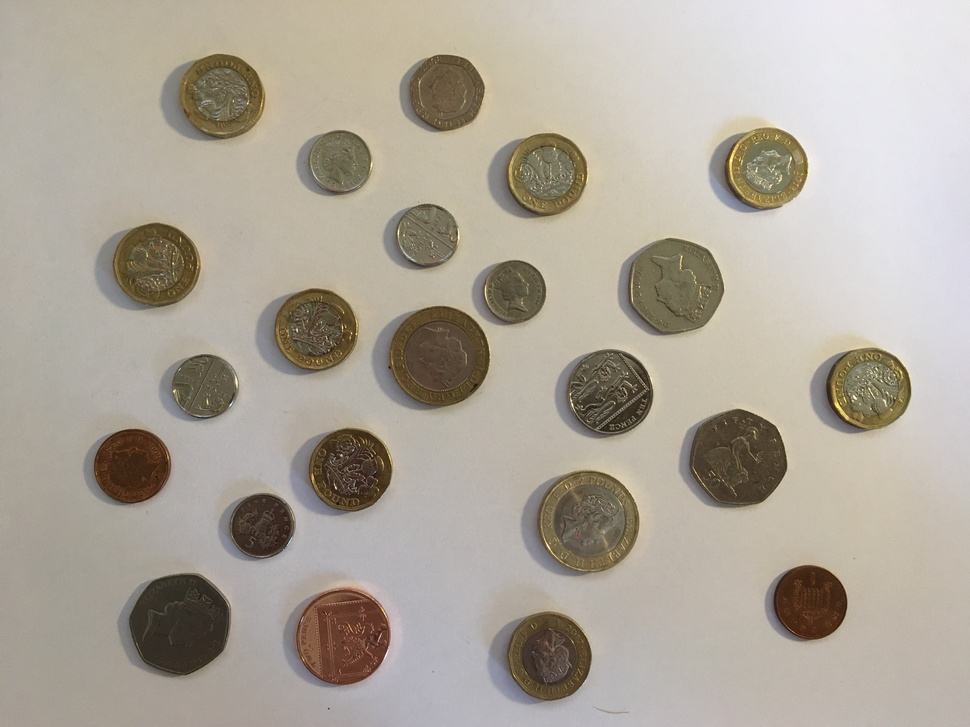
%> input picture money_easy.jpg, 970 x 727 px, shrunk from 4032 x 3024 before the run
$ octave Q5_draft.m   (GNU Octave 9; MATLAB toolbox functions it lacks are replaced by stand-ins)
%> lines starting %> are read from the running program, lines starting %| are printed output that depends on the picture; in (x1, y1, x2, y2) boxes, pixels count from 0 and x2, y2 are one past the last pixel; in counts of white or black regions, pixels touching at a corner belong together; the program's own positions count from 1
clc;
saveplace = 'Q5/';

I = imread('money_easy.jpg');
%> I is the input picture: size 727x970x3 uint8; mean R, G, B 173.6, 166.1, 154.4
imwrite(I, [saveplace 'Step1.png']);

Im = rgb2gray(I);
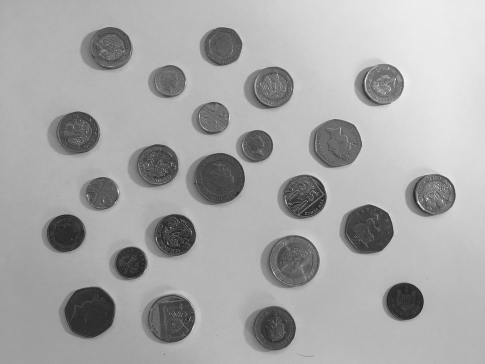
%> Im: size 727x970 uint8 (shown at 1/2 size); min 10, max 252, mean 167
imwrite(Im, [saveplace 'Step2.png']);

% Im = filter2(fspecial('average', 5),Im)/255;
Im = imfilter(Im, fspecial('average', [12 12]));
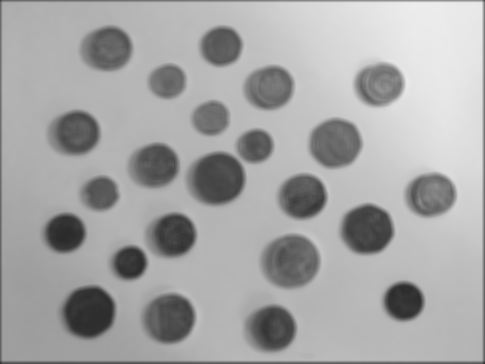
%> Im: size 727x970 uint8 (shown at 1/2 size); min 42, max 236, mean 165.7
figure, imshow(Im), title('f');

coin = imbinarize(Im);
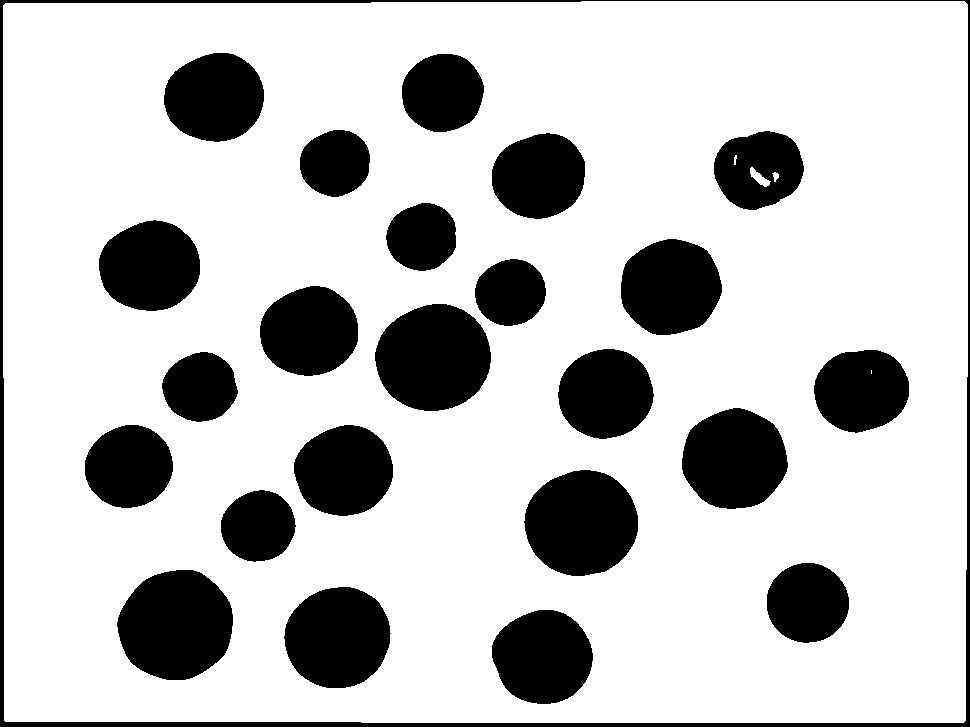
%> coin: size 727x970 logical; 77.5% white; 24 black regions, largest, box (x1, y1, x2, y2) and area: (0, 0, 970, 727) 10620, (117, 570, 233, 680) 9907, (375, 304, 491, 411) 9668
imwrite(coin, [saveplace 'Step3_1.png']);
coin = 1-coin;
imwrite(coin, [saveplace 'Step3_2.png']);

cfil = imfill(coin, 'holes');
%> cfil: size 727x970 double; every value is 1
imwrite(cfil, [saveplace 'Step4.png']);

% [13 lines of commented-out code are left out]

[L, N] = bwlabel(double(cfil));
%> N = 1
prop = regionprops(L, 'Area', 'Centroid');
%> prop = 1 region; Area and Centroid: 705190 [485.5 364]

figure, imshow(I);

totalCent = 0;

for n = 1 : size(prop, 1)
    cent = prop(n).Centroid;
    X = cent(1);
    Y = cent(2);
    if prop(n).Area > 50
        text(X-10, Y, '5C')
        totalCent = totalCent + 5;
    else
        totalCent = totalCent + 10;
        text(X-10, Y, '10C');
    end
end
%> this loop made 1 pass
%> (X, Y, totalCent) on pass 1: (485.5, 364, 5)

title(['The number of coins: ' num2str(N) ' Total of money: ' num2str(totalCent) ' Cents']);
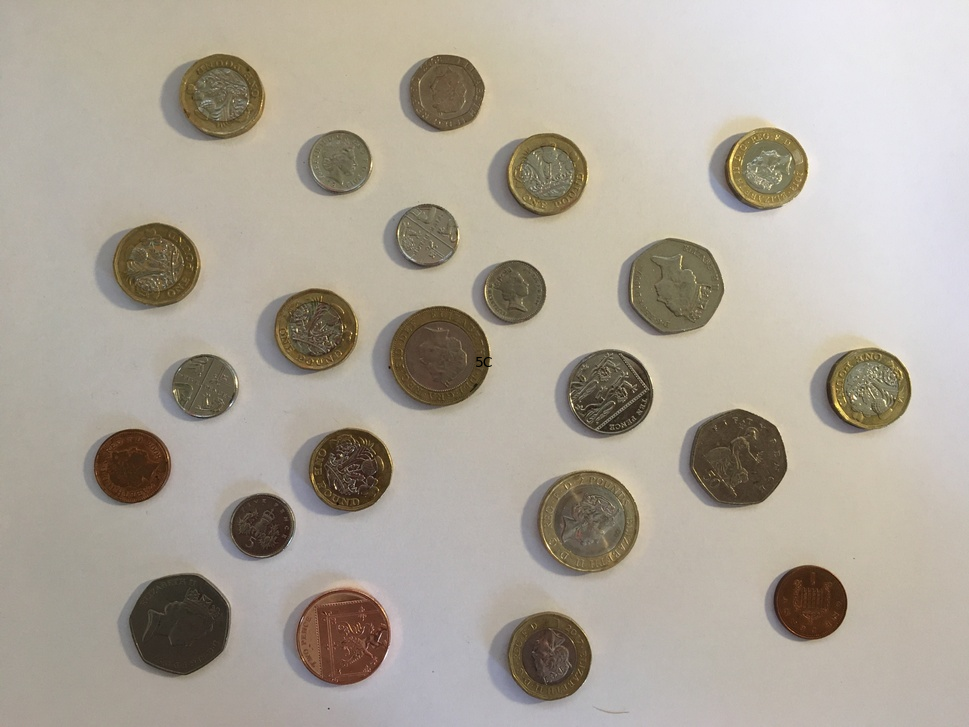
%> figure redrawn from the program's plot data; its title reads 'The number of coins: 1 Total of money: 5 Cents'

$ run again, with money_extreme.jpg copied over money_easy.jpg
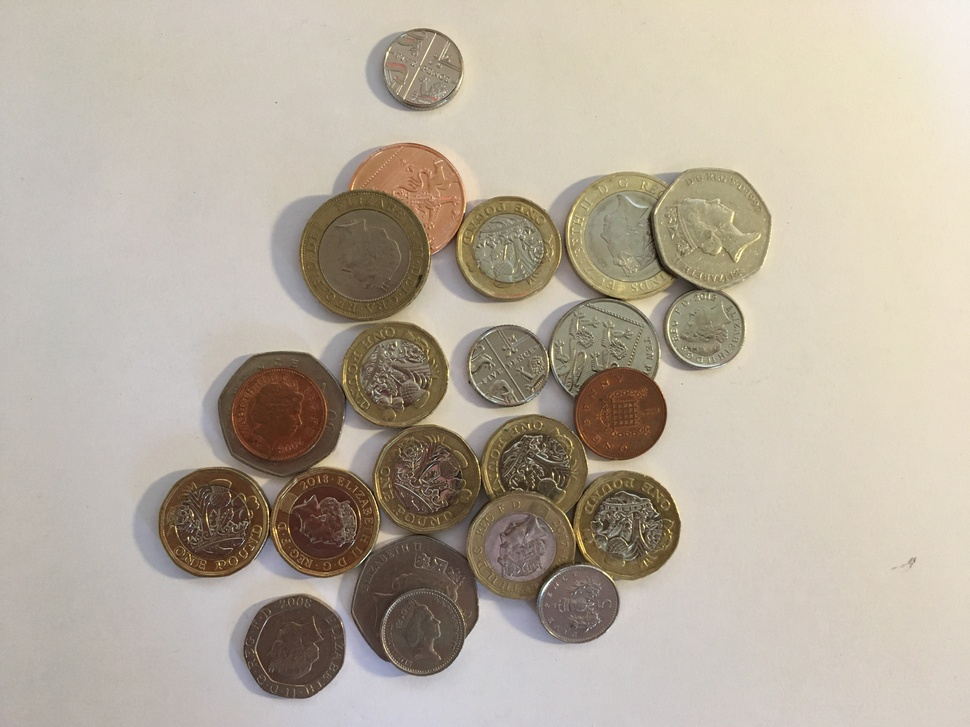
%> input picture money_extreme.jpg, 970 x 727 px, shrunk from 4032 x 3024 before the run
%> I is the input picture: size 727x970x3 uint8; mean R, G, B 183.6, 173.5, 159
%> `coin = imbinarize(Im);`:
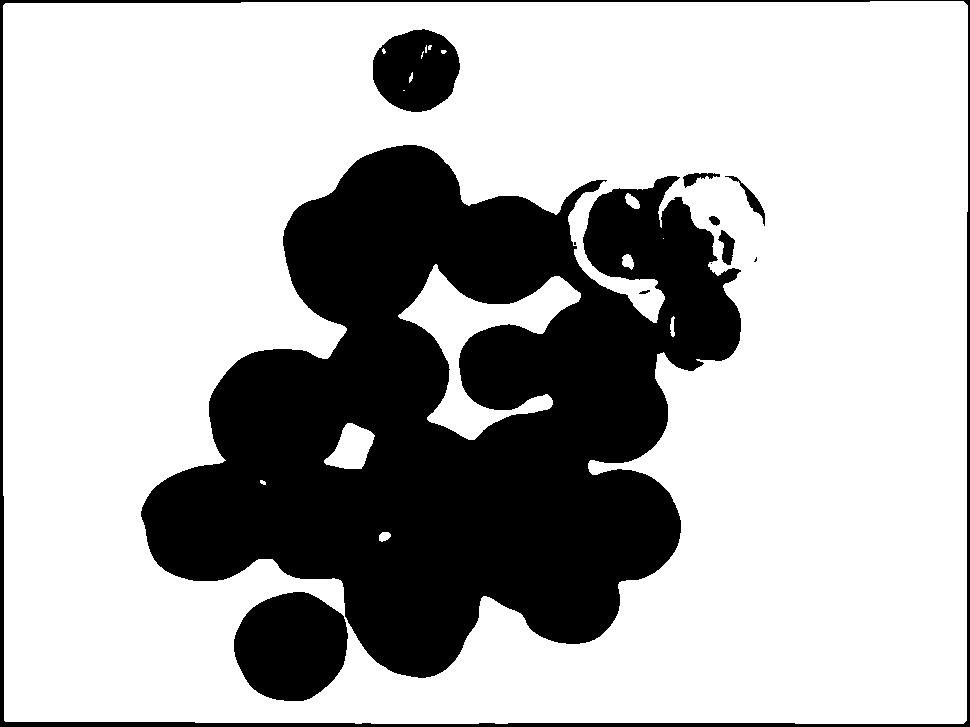
%> coin: size 727x970 logical; 70.7% white; 12 black regions (3 under 20 px), largest, box (x1, y1, x2, y2) and area: (141, 145, 741, 678) 180363, (0, 0, 970, 727) 10214, (234, 592, 348, 701) 9661
%> cfil: size 727x970 double; every value is 1
%> N = 1
%> prop = 1 region; Area and Centroid: 705190 [485.5 364]
%> the loop `for n = 1 : size(prop, 1)` made 1 pass
%> (X, Y, totalCent) on pass 1: (485.5, 364, 5)
%> `title(['The number of coins: ' num2str(N) ' Total of money: ' num2str(..`:
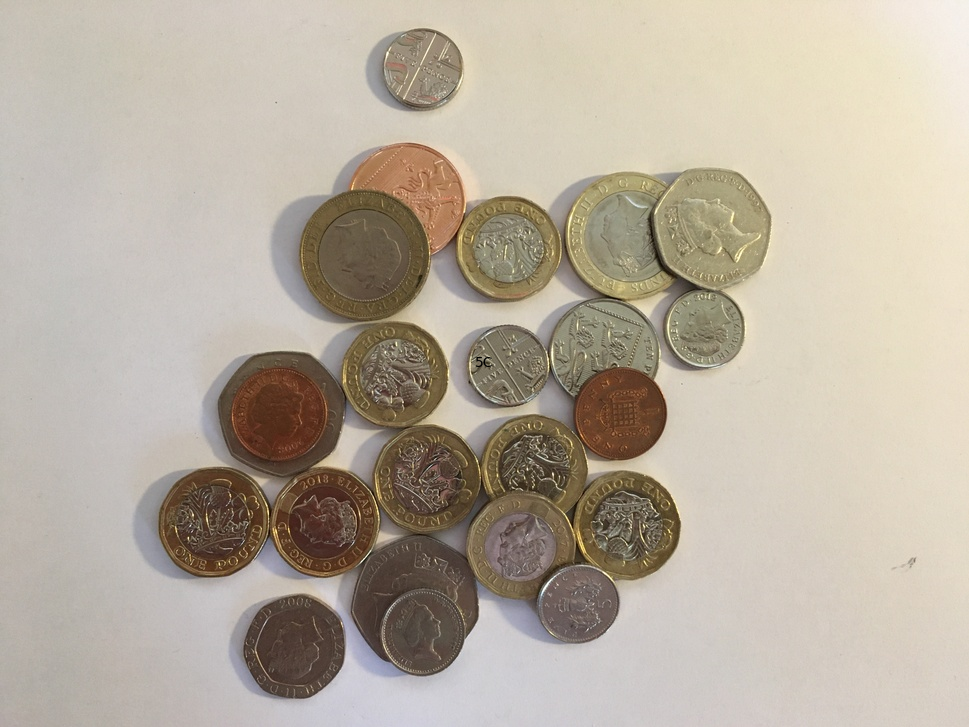
%> figure redrawn from the program's plot data; its title reads 'The number of coins: 1 Total of money: 5 Cents'

$ run again, with money_hard.jpg copied over money_easy.jpg
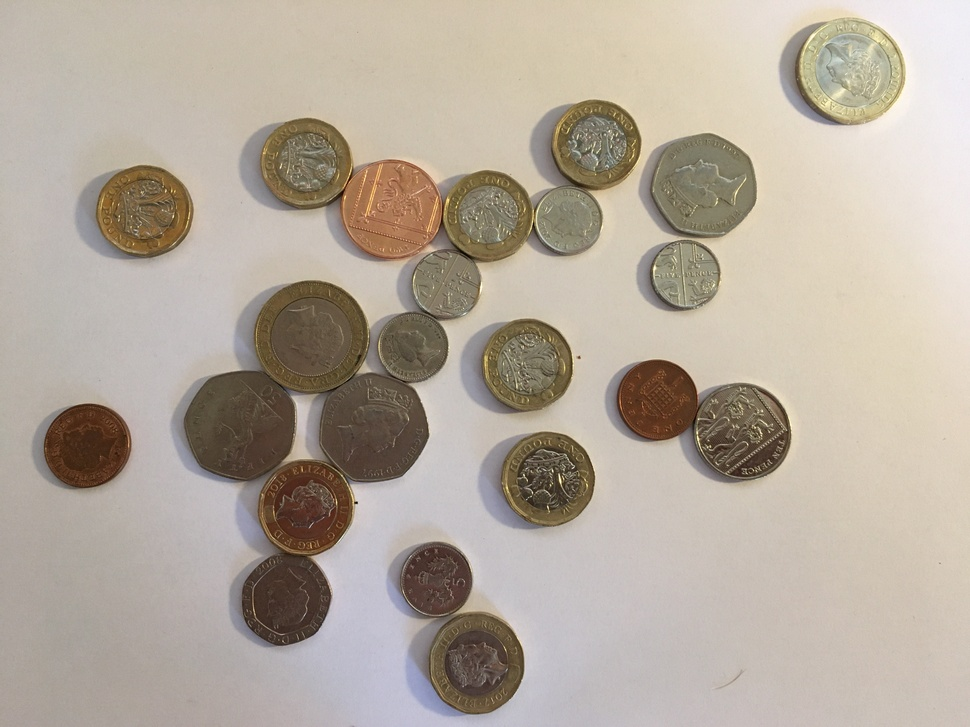
%> input picture money_hard.jpg, 970 x 727 px, shrunk from 4032 x 3024 before the run
%> I is the input picture: size 727x970x3 uint8; mean R, G, B 180.3, 169.7, 157
%> `coin = imbinarize(Im);`:
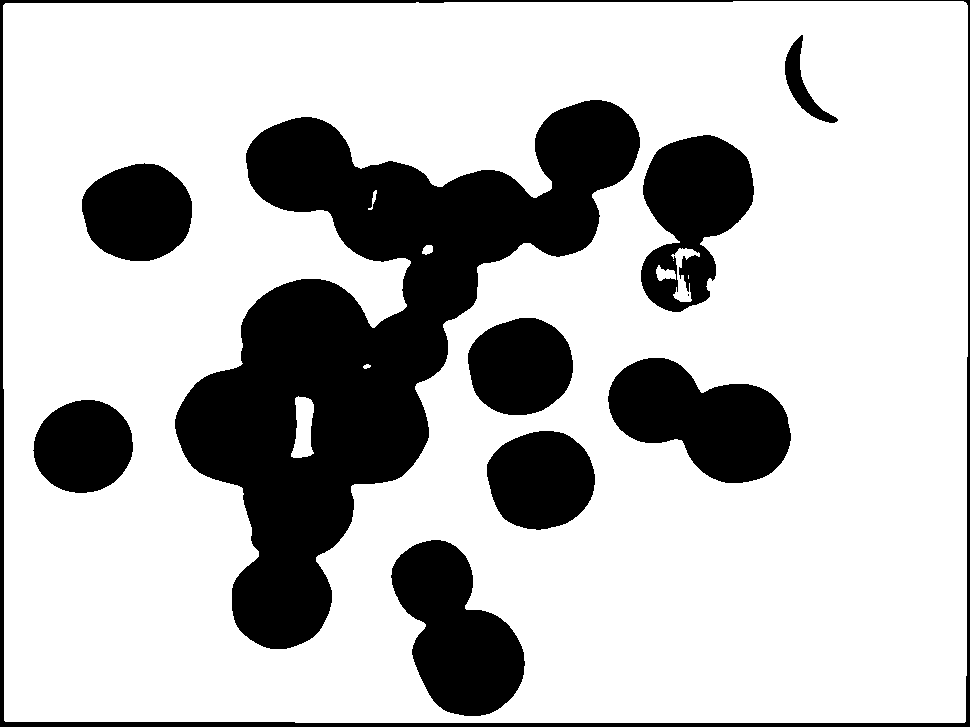
%> coin: size 727x970 logical; 74.7% white; 11 black regions (1 under 20 px), largest, box (x1, y1, x2, y2) and area: (175, 100, 640, 649) 93532, (608, 358, 791, 483) 14406, (391, 540, 525, 716) 14358
%> cfil: size 727x970 double; every value is 1
%> N = 1
%> prop = 1 region; Area and Centroid: 705190 [485.5 364]
%> the loop `for n = 1 : size(prop, 1)` made 1 pass
%> (X, Y, totalCent) on pass 1: (485.5, 364, 5)
%> `title(['The number of coins: ' num2str(N) ' Total of money: ' num2str(..`:
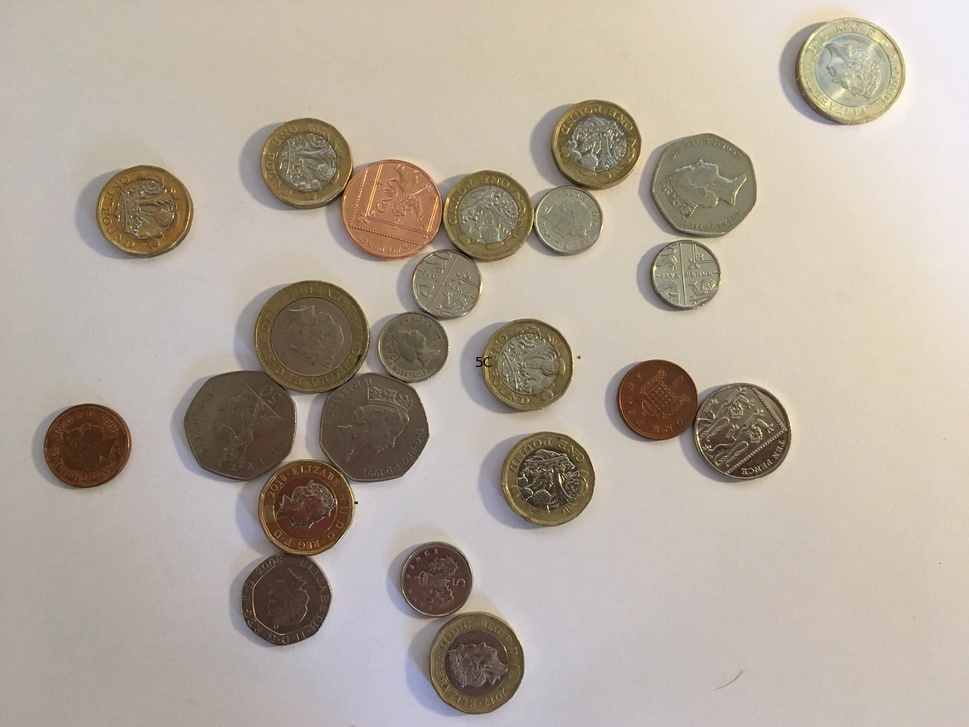
%> figure redrawn from the program's plot data; its title reads 'The number of coins: 1 Total of money: 5 Cents'
